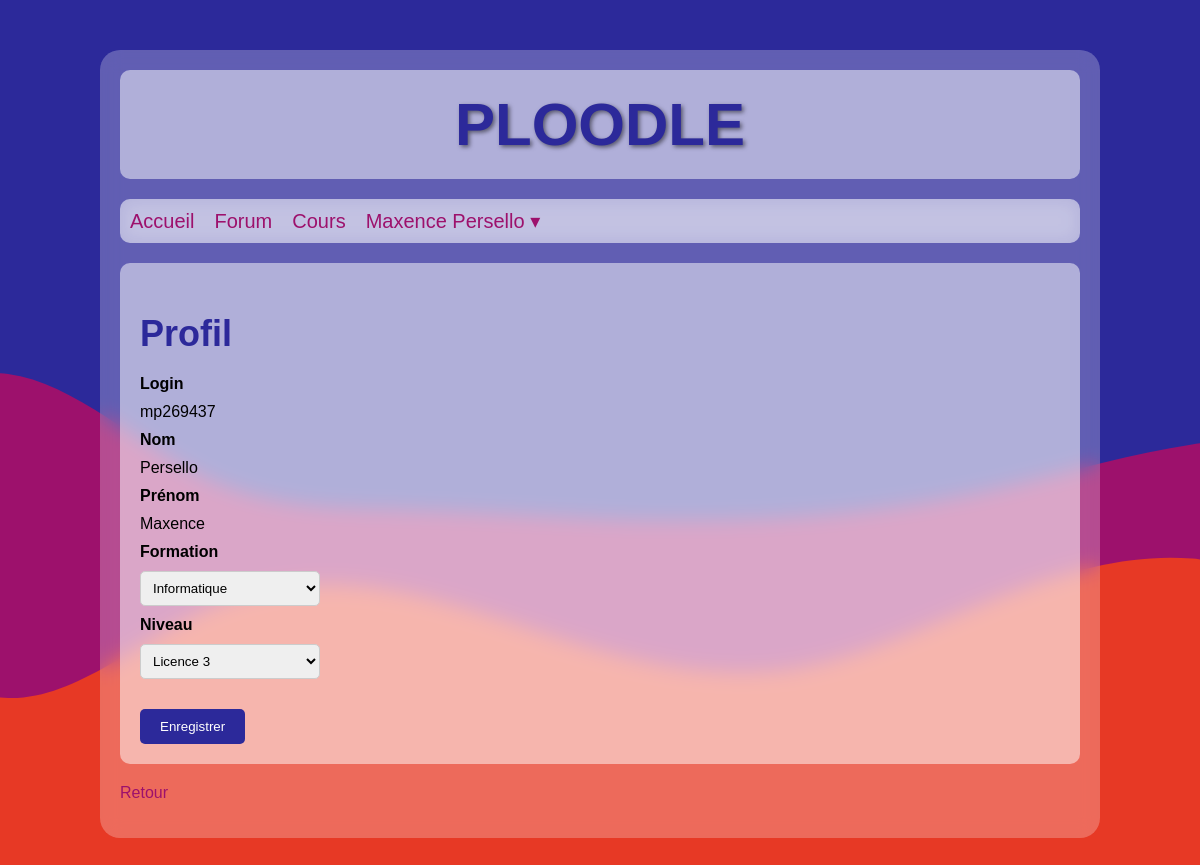
Screenshot of /?route=profil&editProfil (signed in) with the database file from the repository.
### tables this page shows
CREATE TABLE `user` (
  `usID` int(11) NOT NULL,
  `usNom` text NOT NULL,
  `usPrenom` text NOT NULL,
  `usLogin` text NOT NULL,
  `usPass` text NOT NULL,
  `usAdmin` tinyint(1) NOT NULL,
  `usNiveau` int(11) NOT NULL,
  `usFormation` int(11) NOT NULL
);

### controllers/profilController.php (called while the page is built, shortened)
<?php
require_once 'models/profilModel.php';
require_once 'models/coursModel.php';
function profilController(): void {
    $usID = $_SESSION['usID'];
    $formations = getFormations();
    $niveaux = getNiveaux();
    $user = getProfil($usID);
    include_once 'views/profil.php';
}

### models/profilModel.php (called while the page is built, shortened)
<?php
function getProfil($usID): array {
    $db = bdConnect();
    $query = "SELECT usLogin, usNom, usPrenom, usNiveau, niIntitule, usFormation, foIntitule FROM user, niveau, formation WHERE usID = :I AND usNiveau = niID AND usFormation = foID";
    $stmt = $db->prepare($query);
    $stmt->bindParam(':I', $usID);
    $stmt->execute();
    $user = $stmt->fetch(PDO::FETCH_ASSOC);
    return $user;
}

### models/coursModel.php (called while the page is built, shortened)
<?php
function getFormations(): array {
    $db = bdConnect();
    $sql = "SELECT * FROM formation";
    $resultat = $db->query($sql);
    $liste = $resultat->fetchAll(PDO::FETCH_ASSOC);
    return $liste;
}
function getNiveaux(): array {
    $db = bdConnect();
    $sql = "SELECT * FROM niveau";
    $resultat = $db->query($sql);
    $liste = $resultat->fetchAll(PDO::FETCH_ASSOC);
    return $liste;
}

### views/profil.php (the view, shortened to what this page needs)
<?php
echo '<section>',
    '<h1>Profil</h1>';
if (isset($_GET['editProfil'])) {
        echo '<form method="POST">',
            '<ul id="profil">',
                '<li><strong>Login</strong></li>',
                '<li>' . $user['usLogin'] . '</li>',
                '<li><strong>Nom</strong></li>',
                '<li>' . $user['usNom'] . '</li>',
                '<li><strong>Prénom</strong></li>',
                '<li>' . $user['usPrenom'] . '</li>';
                echo '<li><label for="formation"><strong>Formation</strong></label></li>',
                '<li><select name="formation" id="formation">';
                foreach ($formations as $formation) {
                    $selected = ($formation['foID'] == $user['usFormation']) ? 'selected' : '';
                    echo '<option value="' . $formation['foID'] . '" ' . $selected . '>' . $formation['foIntitule'] . '</option>';
                }
                echo '</select></li>';
                echo '<li><label for="formation"><strong>Niveau</strong></label></li>',
                '<li><select name="niveau" id="niveau">';
                foreach ($niveaux as $niveau) {
                    $selected = ($niveau['niID'] == $user['usNiveau']) ? 'selected' : '';
                    echo '<option value="' . $niveau['niID'] . '" ' . $selected . '>' . $niveau['niIntitule'] . '</option>';
                }
                echo '</select></li>',
                '<input type="submit" name="btnProfil" value="Enregistrer"/>',
            '</ul>',
        '</form>',
    '</section>';
}

### styles/style2.css (style rules this page uses)
:root { --primary: rgb(44, 41, 154); --secondary: rgba(157, 17, 108, 1); --tertiary: rgba(231, 57, 37, 1); }
body { margin: 0; font-family: Arial, sans-serif; background: url('../img/wave.svg') no-repeat center center fixed; background-size: cover; }
section, .box { margin-bottom: 20px; padding: 20px; background: rgba(255, 255, 255, 0.5); border-radius: 10px; }
h1, h2, h3, h4 { font-weight: bold; color: var(--primary); }
h1 { font-size: 36px; margin-bottom: 20px; }
input[type="submit"], input[type="reset"] { margin-top: 20px; padding: 10px 20px; border: none; border-radius: 5px; background-color: var(--primary); color: white; cursor: pointer; }
#profil { list-style-type: none; padding: 0; margin: 0; }
#profil li { margin-bottom: 10px; }
#profil li strong { margin-right: 5px; }
#profil select { width: 180px; padding: 8px; border-radius: 5px; border: 1px solid #ccc; }

### rows the page displays
user: usLogin "mp269437", usNom "Persello", usPrenom "Maxence"

### other values shown
$_SESSION['usPrenom'] "Maxence"
$_SESSION['usNom'] "Persello"
form field formation "Informatique"
form field niveau "Licence 3"
